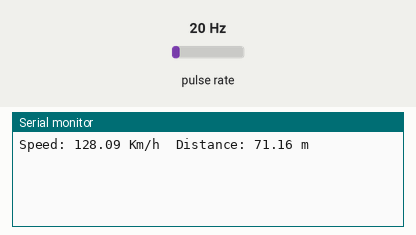
The sketch below on a simulated Arduino Uno, built with avr-gcc and run on an emulated ATmega328P. Parts: the last lines printed to the serial monitor. Wiring (inferred from the names in the program): pulse sensor: data pin 2. Inputs (shaded band) come from the test bench; at power-on: pulse rate 20 Hz.

Above: at 1.2 s.
1.3 s: pulse rate (sensor on pin 2) set to 4 Hz
At 2.4 s:
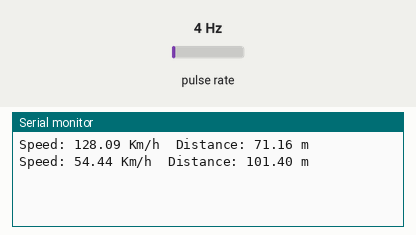
2.8 s: pulse rate (sensor on pin 2) set to 50 Hz
At 3.8 s:
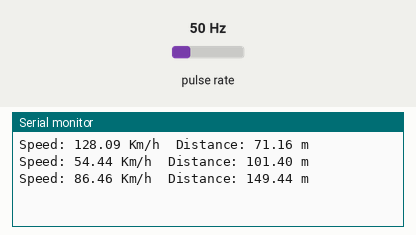
Timing chart, 0 to 5.8 s (numbered marks = the images above; inputs shaded):
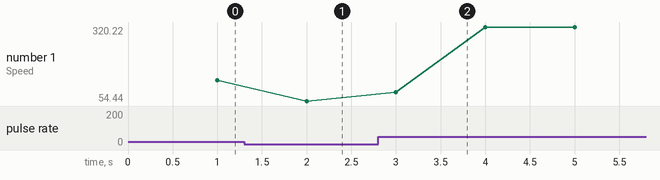

The sketch:

hall-effect-seneor.ino
```cpp
// Constants
const float wheelCircumference = 1.779;  // Wheel circumference in meters
const int hallSensorPin = 2;             // Hall effect sensor pin

// Variables
volatile unsigned long hallSensorCount = 0;
unsigned long lastTime = 0;
float speed = 0.0;
float distance = 0.0;

void setup() {
  pinMode(hallSensorPin, INPUT);

  attachInterrupt(digitalPinToInterrupt(hallSensorPin), hallSensorISR, CHANGE);

  Serial.begin(38400);
}

void loop() {
  unsigned long currentTime = millis();
  unsigned long timeElapsed = currentTime - lastTime;

  if (timeElapsed >= 1000) {
    // Calculate speed in meters per second
    speed = (float(hallSensorCount/2.0) * wheelCircumference) / (float(timeElapsed) / 1000.0);

    // Reset the hall sensor count and update the last time
    hallSensorCount = 0;
    lastTime = currentTime;

    // Calculate distance in meters


    // Output speed and distance
    Serial.print("Speed: ");
    Serial.print(speed*3.6);
    Serial.print(" Km/h");

    Serial.print("\tDistance: ");
    Serial.print(distance);
    Serial.println(" m");

  }
}

void hallSensorISR() {
  hallSensorCount++;
  distance += wheelCircumference;
}
```

Measured:
- after the input at 1.3 s, the serial monitor: prints a new line after 0.70 s (image 1)
- after the input at 2.8 s, the serial monitor: prints a new line after 0.20 s (image 2)
- plotted number 1: 128.09 → 54.44 after the input at 1.3 s, 54.44 → 317.02 after the input at 2.8 s
